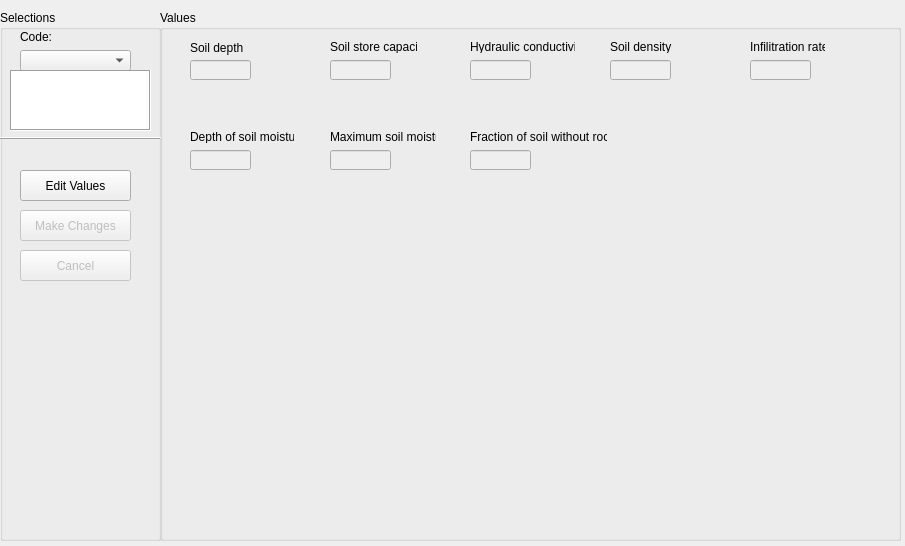
<?xml version="1.0" encoding="UTF-8"?>
<ui version="4.0">
 <class>Form</class>
 <widget class="QWidget" name="Form">
  <property name="geometry">
   <rect>
    <x>0</x>
    <y>0</y>
    <width>905</width>
    <height>546</height>
   </rect>
  </property>
  <property name="windowTitle">
   <string>Form</string>
  </property>
  <widget class="QGroupBox" name="groupBox2">
   <property name="geometry">
    <rect>
     <x>160</x>
     <y>10</y>
     <width>741</width>
     <height>531</height>
    </rect>
   </property>
   <property name="title">
    <string>Values</string>
   </property>
   <property name="flat">
    <bool>false</bool>
   </property>
   <property name="checkable">
    <bool>false</bool>
   </property>
   <widget class="QLabel" name="label_6">
    <property name="geometry">
     <rect>
      <x>590</x>
      <y>30</y>
      <width>75</width>
      <height>13</height>
     </rect>
    </property>
    <property name="text">
     <string>Infilitration rate</string>
    </property>
   </widget>
   <widget class="QLabel" name="label_2">
    <property name="geometry">
     <rect>
      <x>30</x>
      <y>30</y>
      <width>81</width>
      <height>16</height>
     </rect>
    </property>
    <property name="text">
     <string>Soil depth</string>
    </property>
   </widget>
   <widget class="QLabel" name="label_8">
    <property name="geometry">
     <rect>
      <x>310</x>
      <y>120</y>
      <width>137</width>
      <height>13</height>
     </rect>
    </property>
    <property name="text">
     <string>Fraction of soil without rocks</string>
    </property>
   </widget>
   <widget class="QLabel" name="label_25">
    <property name="geometry">
     <rect>
      <x>170</x>
      <y>120</y>
      <width>106</width>
      <height>13</height>
     </rect>
    </property>
    <property name="text">
     <string>Maximum soil moisture</string>
    </property>
   </widget>
   <widget class="QLabel" name="label_7">
    <property name="geometry">
     <rect>
      <x>30</x>
      <y>120</y>
      <width>104</width>
      <height>13</height>
     </rect>
    </property>
    <property name="text">
     <string>Depth of soil moisture</string>
    </property>
   </widget>
   <widget class="QLineEdit" name="lineEdit_7">
    <property name="enabled">
     <bool>false</bool>
    </property>
    <property name="geometry">
     <rect>
      <x>170</x>
      <y>140</y>
      <width>61</width>
      <height>20</height>
     </rect>
    </property>
   </widget>
   <widget class="QLineEdit" name="lineEdit_6">
    <property name="enabled">
     <bool>false</bool>
    </property>
    <property name="geometry">
     <rect>
      <x>30</x>
      <y>140</y>
      <width>61</width>
      <height>20</height>
     </rect>
    </property>
   </widget>
   <widget class="QLineEdit" name="lineEdit_2">
    <property name="enabled">
     <bool>false</bool>
    </property>
    <property name="geometry">
     <rect>
      <x>170</x>
      <y>50</y>
      <width>61</width>
      <height>20</height>
     </rect>
    </property>
   </widget>
   <widget class="QLineEdit" name="lineEdit_8">
    <property name="enabled">
     <bool>false</bool>
    </property>
    <property name="geometry">
     <rect>
      <x>310</x>
      <y>140</y>
      <width>61</width>
      <height>20</height>
     </rect>
    </property>
   </widget>
   <widget class="QLabel" name="label_4">
    <property name="geometry">
     <rect>
      <x>310</x>
      <y>30</y>
      <width>105</width>
      <height>13</height>
     </rect>
    </property>
    <property name="text">
     <string>Hydraulic conductivity</string>
    </property>
   </widget>
   <widget class="QLabel" name="label_3">
    <property name="geometry">
     <rect>
      <x>170</x>
      <y>30</y>
      <width>87</width>
      <height>13</height>
     </rect>
    </property>
    <property name="text">
     <string>Soil store capacity</string>
    </property>
   </widget>
   <widget class="QLineEdit" name="lineEdit_3">
    <property name="enabled">
     <bool>false</bool>
    </property>
    <property name="geometry">
     <rect>
      <x>310</x>
      <y>50</y>
      <width>61</width>
      <height>20</height>
     </rect>
    </property>
   </widget>
   <widget class="QLineEdit" name="lineEdit_4">
    <property name="enabled">
     <bool>false</bool>
    </property>
    <property name="geometry">
     <rect>
      <x>450</x>
      <y>50</y>
      <width>61</width>
      <height>20</height>
     </rect>
    </property>
   </widget>
   <widget class="QLineEdit" name="lineEdit_1">
    <property name="enabled">
     <bool>false</bool>
    </property>
    <property name="geometry">
     <rect>
      <x>30</x>
      <y>50</y>
      <width>61</width>
      <height>20</height>
     </rect>
    </property>
   </widget>
   <widget class="QLabel" name="label_5">
    <property name="geometry">
     <rect>
      <x>450</x>
      <y>30</y>
      <width>80</width>
      <height>13</height>
     </rect>
    </property>
    <property name="text">
     <string>Soil density</string>
    </property>
   </widget>
   <widget class="QLineEdit" name="lineEdit_5">
    <property name="enabled">
     <bool>false</bool>
    </property>
    <property name="geometry">
     <rect>
      <x>590</x>
      <y>50</y>
      <width>61</width>
      <height>20</height>
     </rect>
    </property>
   </widget>
  </widget>
  <widget class="QGroupBox" name="groupBox">
   <property name="geometry">
    <rect>
     <x>0</x>
     <y>10</y>
     <width>161</width>
     <height>531</height>
    </rect>
   </property>
   <property name="title">
    <string>Selections</string>
   </property>
   <property name="flat">
    <bool>false</bool>
   </property>
   <widget class="QLabel" name="label">
    <property name="geometry">
     <rect>
      <x>20</x>
      <y>20</y>
      <width>46</width>
      <height>13</height>
     </rect>
    </property>
    <property name="text">
     <string>Code:</string>
    </property>
   </widget>
   <widget class="QComboBox" name="comboBox">
    <property name="geometry">
     <rect>
      <x>20</x>
      <y>40</y>
      <width>111</width>
      <height>21</height>
     </rect>
    </property>
   </widget>
   <widget class="QPushButton" name="editButton">
    <property name="geometry">
     <rect>
      <x>20</x>
      <y>160</y>
      <width>111</width>
      <height>31</height>
     </rect>
    </property>
    <property name="text">
     <string>Edit Values</string>
    </property>
    <property name="default">
     <bool>false</bool>
    </property>
    <property name="flat">
     <bool>false</bool>
    </property>
   </widget>
   <widget class="QPushButton" name="changeButton">
    <property name="enabled">
     <bool>false</bool>
    </property>
    <property name="geometry">
     <rect>
      <x>20</x>
      <y>200</y>
      <width>111</width>
      <height>31</height>
     </rect>
    </property>
    <property name="text">
     <string>Make Changes</string>
    </property>
   </widget>
   <widget class="QPushButton" name="cancelButton">
    <property name="enabled">
     <bool>false</bool>
    </property>
    <property name="geometry">
     <rect>
      <x>20</x>
      <y>240</y>
      <width>111</width>
      <height>31</height>
     </rect>
    </property>
    <property name="text">
     <string>Cancel</string>
    </property>
   </widget>
   <widget class="Line" name="line">
    <property name="geometry">
     <rect>
      <x>0</x>
      <y>120</y>
      <width>161</width>
      <height>16</height>
     </rect>
    </property>
    <property name="frameShadow">
     <enum>QFrame::Raised</enum>
    </property>
    <property name="orientation">
     <enum>Qt::Horizontal</enum>
    </property>
   </widget>
   <widget class="QTextBrowser" name="exp_label">
    <property name="enabled">
     <bool>true</bool>
    </property>
    <property name="geometry">
     <rect>
      <x>10</x>
      <y>60</y>
      <width>141</width>
      <height>61</height>
     </rect>
    </property>
    <property name="frameShape">
     <enum>QFrame::Box</enum>
    </property>
   </widget>
  </widget>
 </widget>
 <resources/>
 <connections/>
</ui>
